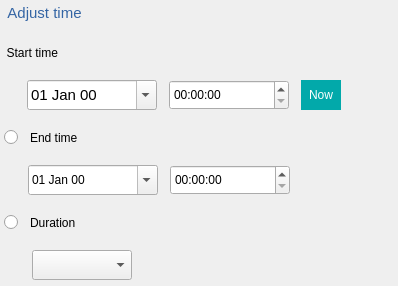
            <widget class="QFrame" name="frame_17">
             <property name="sizePolicy">
              <sizepolicy hsizetype="Expanding" vsizetype="Preferred">
               <horstretch>0</horstretch>
               <verstretch>0</verstretch>
              </sizepolicy>
             </property>
             <property name="styleSheet">
              <string notr="true">QFrame{
border:none;
}</string>
             </property>
             <property name="frameShape">
              <enum>QFrame::StyledPanel</enum>
             </property>
             <property name="frameShadow">
              <enum>QFrame::Raised</enum>
             </property>
             <layout class="QVBoxLayout" name="verticalLayout_30">
              <property name="spacing">
               <number>15</number>
              </property>
              <property name="leftMargin">
               <number>0</number>
              </property>
              <property name="topMargin">
               <number>0</number>
              </property>
              <property name="rightMargin">
               <number>0</number>
              </property>
              <property name="bottomMargin">
               <number>0</number>
              </property>
              <item>
               <layout class="QHBoxLayout" name="horizontalLayout_74">
                <item>
                 <widget class="QLabel" name="label_21">
                  <property name="sizePolicy">
                   <sizepolicy hsizetype="Preferred" vsizetype="Fixed">
                    <horstretch>0</horstretch>
                    <verstretch>0</verstretch>
                   </sizepolicy>
                  </property>
                  <property name="minimumSize">
                   <size>
                    <width>100</width>
                    <height>25</height>
                   </size>
                  </property>
                  <property name="font">
                   <font>
                    <family>MS Shell Dlg 2</family>
                    <pointsize>11</pointsize>
                    <weight>50</weight>
                    <italic>false</italic>
                    <bold>false</bold>
                   </font>
                  </property>
                  <property name="styleSheet">
                   <string notr="true">color: rgb(52, 101, 164);</string>
                  </property>
                  <property name="text">
                   <string>  Adjust time</string>
                  </property>
                  <property name="alignment">
                   <set>Qt::AlignLeading|Qt::AlignLeft|Qt::AlignVCenter</set>
                  </property>
                 </widget>
                </item>
                <item>
                 <spacer name="horizontalSpacer_34">
                  <property name="orientation">
                   <enum>Qt::Horizontal</enum>
                  </property>
                  <property name="sizeHint" stdset="0">
                   <size>
                    <width>40</width>
                    <height>20</height>
                   </size>
                  </property>
                 </spacer>
                </item>
               </layout>
              </item>
              <item>
               <layout class="QHBoxLayout" name="horizontalLayout_36">
                <property name="spacing">
                 <number>3</number>
                </property>
                <property name="topMargin">
                 <number>0</number>
                </property>
                <property name="rightMargin">
                 <number>0</number>
                </property>
                <item>
                 <widget class="QLabel" name="m_lblLP_8">
                  <property name="sizePolicy">
                   <sizepolicy hsizetype="Minimum" vsizetype="Fixed">
                    <horstretch>0</horstretch>
                    <verstretch>0</verstretch>
                   </sizepolicy>
                  </property>
                  <property name="minimumSize">
                   <size>
                    <width>0</width>
                    <height>25</height>
                   </size>
                  </property>
                  <property name="styleSheet">
                   <string notr="true"/>
                  </property>
                  <property name="text">
                   <string>  Start time</string>
                  </property>
                 </widget>
                </item>
                <item>
                 <spacer name="horizontalSpacer_32">
                  <property name="orientation">
                   <enum>Qt::Horizontal</enum>
                  </property>
                  <property name="sizeHint" stdset="0">
                   <size>
                    <width>40</width>
                    <height>20</height>
                   </size>
                  </property>
                 </spacer>
                </item>
               </layout>
              </item>
              <item>
               <layout class="QHBoxLayout" name="horizontalLayout_24">
                <property name="spacing">
                 <number>12</number>
                </property>
                <property name="leftMargin">
                 <number>27</number>
                </property>
                <property name="rightMargin">
                 <number>0</number>
                </property>
                <item>
                 <widget class="QDateTimeEdit" name="TimeStamp_StartTime">
                  <property name="sizePolicy">
                   <sizepolicy hsizetype="Preferred" vsizetype="Fixed">
                    <horstretch>0</horstretch>
                    <verstretch>0</verstretch>
                   </sizepolicy>
                  </property>
                  <property name="minimumSize">
                   <size>
                    <width>130</width>
                    <height>30</height>
                   </size>
                  </property>
                  <property name="font">
                   <font>
                    <family>MS Shell Dlg 2</family>
                    <pointsize>11</pointsize>
                    <weight>50</weight>
                    <italic>false</italic>
                    <bold>false</bold>
                   </font>
                  </property>
                  <property name="styleSheet">
                   <string notr="true"/>
                  </property>
                  <property name="buttonSymbols">
                   <enum>QAbstractSpinBox::UpDownArrows</enum>
                  </property>
                  <property name="currentSection">
                   <enum>QDateTimeEdit::DaySection</enum>
                  </property>
                  <property name="displayFormat">
                   <string>dd MMM yy</string>
                  </property>
                  <property name="calendarPopup">
                   <bool>true</bool>
                  </property>
                 </widget>
                </item>
                <item>
                 <widget class="QTimeEdit" name="timeEdit_StartTime">
                  <property name="sizePolicy">
                   <sizepolicy hsizetype="Fixed" vsizetype="Fixed">
                    <horstretch>0</horstretch>
                    <verstretch>0</verstretch>
                   </sizepolicy>
                  </property>
                  <property name="minimumSize">
                   <size>
                    <width>120</width>
                    <height>30</height>
                   </size>
                  </property>
                  <property name="styleSheet">
                   <string notr="true"/>
                  </property>
                  <property name="displayFormat">
                   <string>hh:mm:ss</string>
                  </property>
                  <property name="calendarPopup">
                   <bool>true</bool>
                  </property>
                 </widget>
                </item>
                <item>
                 <widget class="QPushButton" name="pshbtnSelectNow">
                  <property name="minimumSize">
                   <size>
                    <width>40</width>
                    <height>30</height>
                   </size>
                  </property>
                  <property name="maximumSize">
                   <size>
                    <width>50</width>
                    <height>30</height>
                   </size>
                  </property>
                  <property name="styleSheet">
                   <string notr="true">QPushButton
{
border: 2px solid red;
border-width : 2px;
border-color: rgba(2,169,170,255);
	color: rgb(255, 255, 255);
background-color: rgba(2,169,170,255);
font: 10pt &quot;Open Sans&quot;;
}
QPushButton:pressed
{
	border:1px solid red;
}
 QPushButton:hover 
{
     background-color:rgb(255, 255, 255);
	color: rgb(0, 0, 0);
 }
QToolTip
{
	background-color: rgb(255, 255, 127);
	color:rgb(0,0,0);
}
</string>
                  </property>
                  <property name="text">
                   <string>Now</string>
                  </property>
                 </widget>
                </item>
                <item>
                 <spacer name="horizontalSpacer_33">
                  <property name="orientation">
                   <enum>Qt::Horizontal</enum>
                  </property>
                  <property name="sizeHint" stdset="0">
                   <size>
                    <width>40</width>
                    <height>20</height>
                   </size>
                  </property>
                 </spacer>
                </item>
               </layout>
              </item>
              <item>
               <layout class="QHBoxLayout" name="horizontalLayout_75">
                <property name="spacing">
                 <number>12</number>
                </property>
                <property name="leftMargin">
                 <number>4</number>
                </property>
                <item>
                 <widget class="QRadioButton" name="radioButton_TSEndTime">
                  <property name="styleSheet">
                   <string notr="true">/*QRadioButton::indicator:unchecked
{
	image:url(:/images/radiounchecked-20x20.png);
}
QRadioButton::indicator:checked
{
	image:url(:/images/radiochecked-20x20.png);
}*/</string>
                  </property>
                  <property name="text">
                   <string/>
                  </property>
                 </widget>
                </item>
                <item>
                 <widget class="QLabel" name="m_lblLP_44">
                  <property name="sizePolicy">
                   <sizepolicy hsizetype="Preferred" vsizetype="Fixed">
                    <horstretch>0</horstretch>
                    <verstretch>0</verstretch>
                   </sizepolicy>
                  </property>
                  <property name="minimumSize">
                   <size>
                    <width>0</width>
                    <height>25</height>
                   </size>
                  </property>
                  <property name="styleSheet">
                   <string notr="true"/>
                  </property>
                  <property name="text">
                   <string>End time</string>
                  </property>
                 </widget>
                </item>
                <item>
                 <spacer name="horizontalSpacer_35">
                  <property name="orientation">
                   <enum>Qt::Horizontal</enum>
                  </property>
                  <property name="sizeHint" stdset="0">
                   <size>
                    <width>40</width>
                    <height>20</height>
                   </size>
                  </property>
                 </spacer>
                </item>
               </layout>
              </item>
              <item>
               <layout class="QHBoxLayout" name="horizontalLayout_76">
                <property name="spacing">
                 <number>12</number>
                </property>
                <property name="leftMargin">
                 <number>28</number>
                </property>
                <property name="rightMargin">
                 <number>0</number>
                </property>
                <item>
                 <widget class="QDateTimeEdit" name="TimeStamp_EndTime">
                  <property name="sizePolicy">
                   <sizepolicy hsizetype="Fixed" vsizetype="Fixed">
                    <horstretch>0</horstretch>
                    <verstretch>0</verstretch>
                   </sizepolicy>
                  </property>
                  <property name="minimumSize">
                   <size>
                    <width>130</width>
                    <height>30</height>
                   </size>
                  </property>
                  <property name="styleSheet">
                   <string notr="true">/*QDateTimeEdit
{
background-color: rgb(212, 212, 212);
}
QDateTimeEdit:!enabled
{	
background-color: rgb(212, 212, 212);
	color:black;
}*/</string>
                  </property>
                  <property name="displayFormat">
                   <string>dd MMM yy </string>
                  </property>
                  <property name="calendarPopup">
                   <bool>true</bool>
                  </property>
                 </widget>
                </item>
                <item>
                 <widget class="QTimeEdit" name="timeEdit_EndTime">
                  <property name="sizePolicy">
                   <sizepolicy hsizetype="Fixed" vsizetype="Fixed">
                    <horstretch>0</horstretch>
                    <verstretch>0</verstretch>
                   </sizepolicy>
                  </property>
                  <property name="minimumSize">
                   <size>
                    <width>120</width>
                    <height>30</height>
                   </size>
                  </property>
                  <property name="styleSheet">
                   <string notr="true"/>
                  </property>
                  <property name="displayFormat">
                   <string>hh:mm:ss</string>
                  </property>
                  <property name="calendarPopup">
                   <bool>true</bool>
                  </property>
                 </widget>
                </item>
                <item>
                 <spacer name="horizontalSpacer_63">
                  <property name="orientation">
                   <enum>Qt::Horizontal</enum>
                  </property>
                  <property name="sizeHint" stdset="0">
                   <size>
                    <width>40</width>
                    <height>20</height>
                   </size>
                  </property>
                 </spacer>
                </item>
               </layout>
              </item>
              <item>
               <layout class="QHBoxLayout" name="horizontalLayout_77">
                <property name="spacing">
                 <number>12</number>
                </property>
                <property name="leftMargin">
                 <number>4</number>
                </property>
                <item>
                 <widget class="QRadioButton" name="radioButton_TSDurTime">
                  <property name="styleSheet">
                   <string notr="true">/*QRadioButton::indicator:unchecked
{
	image:url(:/images/radiounchecked-20x20.png);
}
QRadioButton::indicator:checked
{
	image:url(:/images/radiochecked-20x20.png);
}*/</string>
                  </property>
                  <property name="text">
                   <string/>
                  </property>
                 </widget>
                </item>
                <item>
                 <widget class="QLabel" name="m_lblLP_45">
                  <property name="sizePolicy">
                   <sizepolicy hsizetype="Preferred" vsizetype="Fixed">
                    <horstretch>0</horstretch>
                    <verstretch>0</verstretch>
                   </sizepolicy>
                  </property>
                  <property name="minimumSize">
                   <size>
                    <width>0</width>
                    <height>25</height>
                   </size>
                  </property>
                  <property name="styleSheet">
                   <string notr="true"/>
                  </property>
                  <property name="text">
                   <string>Duration</string>
                  </property>
                 </widget>
                </item>
                <item>
                 <spacer name="horizontalSpacer_64">
                  <property name="orientation">
                   <enum>Qt::Horizontal</enum>
                  </property>
                  <property name="sizeHint" stdset="0">
                   <size>
                    <width>40</width>
                    <height>20</height>
                   </size>
                  </property>
                 </spacer>
                </item>
               </layout>
              </item>
              <item>
               <layout class="QHBoxLayout" name="horizontalLayout_78">
                <property name="spacing">
                 <number>6</number>
                </property>
                <property name="leftMargin">
                 <number>32</number>
                </property>
                <property name="rightMargin">
                 <number>0</number>
                </property>
                <property name="bottomMargin">
                 <number>6</number>
                </property>
                <item>
                 <widget class="QComboBox" name="cmbBx_Etime">
                  <property name="minimumSize">
                   <size>
                    <width>100</width>
                    <height>30</height>
                   </size>
                  </property>
                  <property name="maximumSize">
                   <size>
                    <width>100</width>
                    <height>16777215</height>
                   </size>
                  </property>
                 </widget>
                </item>
                <item>
                 <widget class="QLabel" name="label_TSDur">
                  <property name="sizePolicy">
                   <sizepolicy hsizetype="Expanding" vsizetype="Fixed">
                    <horstretch>0</horstretch>
                    <verstretch>0</verstretch>
                   </sizepolicy>
                  </property>
                  <property name="minimumSize">
                   <size>
                    <width>220</width>
                    <height>30</height>
                   </size>
                  </property>
                  <property name="font">
                   <font>
                    <family>MS Shell Dlg 2</family>
                    <pointsize>11</pointsize>
                    <weight>50</weight>
                    <italic>false</italic>
                    <bold>false</bold>
                   </font>
                  </property>
                  <property name="styleSheet">
                   <string notr="true"/>
                  </property>
                  <property name="text">
                   <string/>
                  </property>
                  <property name="alignment">
                   <set>Qt::AlignCenter</set>
                  </property>
                 </widget>
                </item>
                <item>
                 <spacer name="horizontalSpacer_65">
                  <property name="orientation">
                   <enum>Qt::Horizontal</enum>
                  </property>
                  <property name="sizeHint" stdset="0">
                   <size>
                    <width>40</width>
                    <height>20</height>
                   </size>
                  </property>
                 </spacer>
                </item>
               </layout>
              </item>
             </layout>
            </widget>
